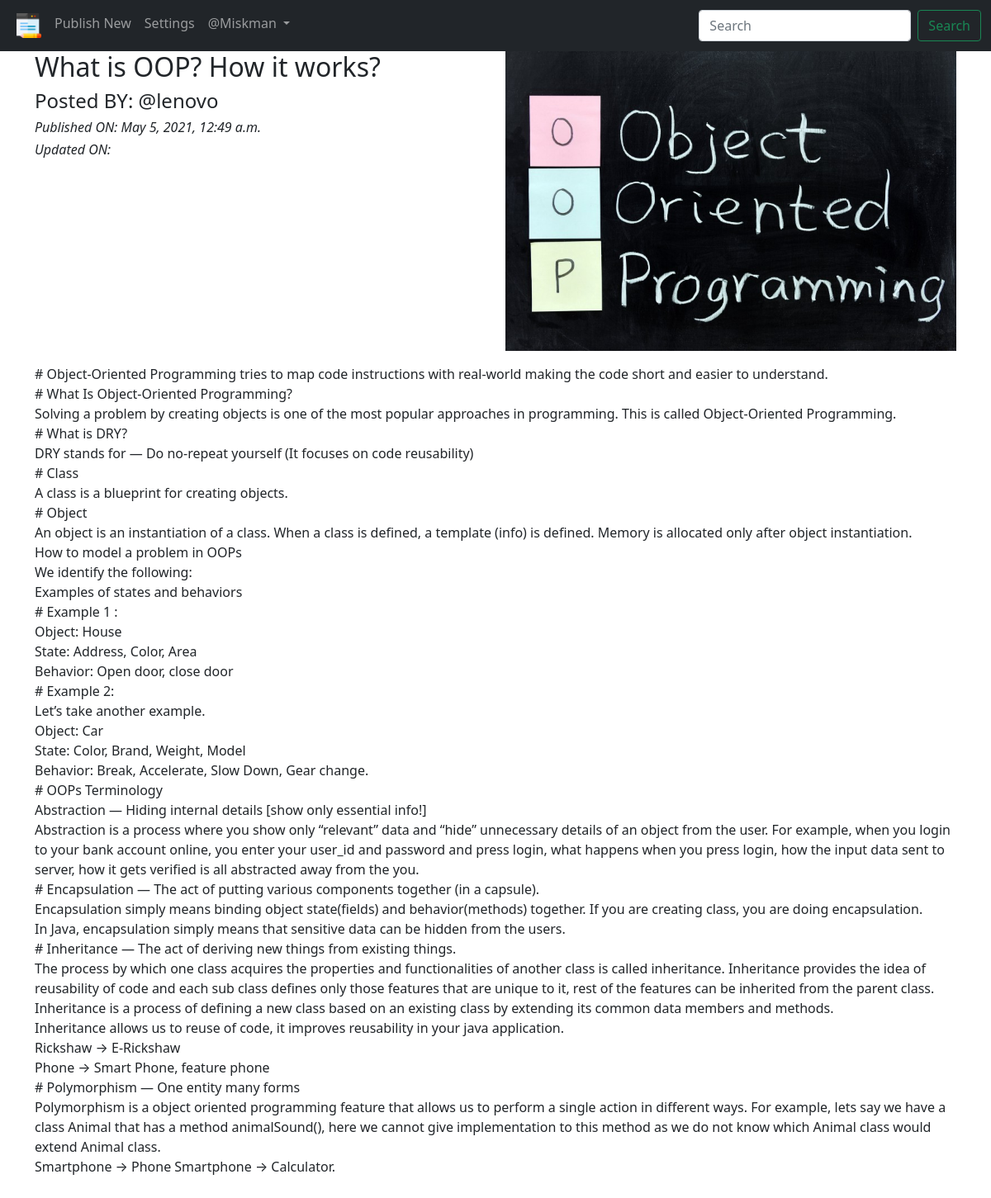
Screenshot of /blog/details/what-is-oop-how-it-works-5e013cc3-9c91-4d28-8289-44ed6cd88ce7 (signed in) with the database file from the repository.
### App_Blog/models.py (models this page shows, shortened)
class Blog(models.Model):
    author = models.ForeignKey(
        User, on_delete=models.CASCADE, related_name='post_author')
    blog_title = models.CharField(max_length=264, verbose_name="Put a Title")
    slug = models.SlugField(max_length=264, unique=True)
    blog_content = models.TextField(verbose_name="What is on your mind?")
    blog_image = models.ImageField(
        upload_to='blog_images', verbose_name="Image")
    publish_date = models.DateTimeField(auto_now_add=True)
    update_date = models.DateTimeField(auto_now=True)
    class Meta:
        ordering = ['-publish_date']

### App_Blog/views.py (the view)
# urls.py: path('details/<slug:slug>', views.blog_details, name='blog_details'),
@login_required
def blog_details(request, slug):
    blog = Blog.objects.get(slug=slug)
    return render(request, 'App_Blog/blog_details.html', context={'blog': blog})

### templates/App_Blog/blog_details.html (shortened to what this page needs)
{% extends 'base.html' %}
{% block body_block %}
<div class="row">
    <div class="col-sm-6">
        <h2>{{blog.blog_title}}</h2>
        <h4>Posted BY: @{{blog.author}}</h4>
        <i>
            <h6>Published ON: {{blog.publish_date}}</h6>
        </i>
        <i>
            <h6>Updated ON: {{blog.updated_date}}</h6>
        </i>
    </div>
    <div class="col-sm-6">
        <img src="/media/{{blog.blog_image}}" width="100%">
    </div>
    <p>{{blog.blog_content|linebreaks}}</p>
</div>
{% endblock body_block %}

### templates/base.html (shortened to what this page needs)
<!DOCTYPE html>
<html lang="en">
<head>
    <link href="https://cdn.jsdelivr.net/npm/bootstrap@5.0.0-beta3/dist/css/bootstrap.min.css" rel="stylesheet"
>
</head>
<body>
    <nav class="navbar navbar-expand-lg navbar-dark bg-dark">
        <div class="container-fluid">
            <div class="collapse navbar-collapse" id="navbarSupportedContent">
                <ul class="navbar-nav me-auto mb-2 mb-lg-0">
                    <li class="nav-item">
                        <a class="nav-link" aria-current="page" href="{% url 'App_Blog:blog_list' %}"><img
                                src="/media/blog.png" width="30px"></a>
                    </li>
                    {% if user.is_authenticated %}
                    <li class="nav-item">
                        <a class=" nav-link" href="{% url 'App_Blog:create_blog' %}">Publish New</a>
                    </li>
                    <li class="nav-item">
                        <a class=" nav-link" href="#">Settings</a>
                    </li>
                    {% endif %}
                    {% if user.is_authenticated %}
                    <li class="nav-item dropdown">
                        <a class="nav-link dropdown-toggle" href="#" id="navbarDropdown" role="button"
                            data-bs-toggle="dropdown" aria-expanded="false">
                            @{{user.username}}
                        </a>
                            {% endif %}
                    </li>
                </ul>
                <form class="d-flex">
                    <input class="form-control me-2" type="search" placeholder="Search" aria-label="Search">
                    <button class="btn btn-outline-success" type="submit">Search</button>
                </form>
            </div>
        </div>
    </nav>
    <div class="container">
        {% block body_block %}
        {% endblock %}
    </div>
</body>
</html>

### rows the page displays
Blog: blog_title "What is OOP? How it works?", author "lenovo", publish_date "May 5, 2021, 12:49 a.m.", blog_image (picture), blog_content "# Object-Oriented Programming tries to map code instructions with real-world making the code short and easier to understand. # What Is Object-Oriented Programming? Solving a problem by creating objects is one of the most popular approaches in programming. This is called Object-Oriented Programming. # What is DRY? DRY stands for — Do no-repeat yourself (It focuses on code reusability) # Class A class is a blueprint for creating objects. # Object An object is an instantiation of a class. When a class is defined, a template (info) is defined. Memory is allocated only after object instantiation. How to model a problem in OOPs We identify the following: Examples of states and behaviors # Example…"

### other values shown
{{ user.username }} "Miskman"
